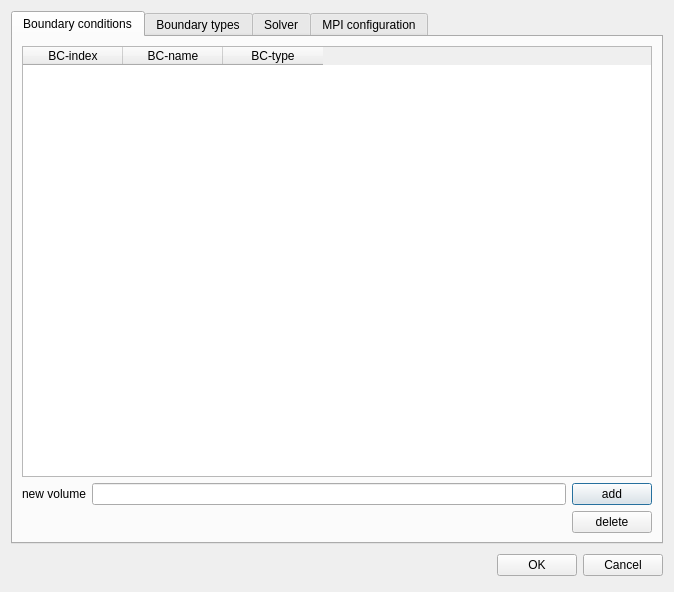
<?xml version="1.0" encoding="UTF-8"?>
<ui version="4.0">
 <class>GuiEditBoundaryConditions</class>
 <widget class="QDialog" name="GuiEditBoundaryConditions">
  <property name="windowModality">
   <enum>Qt::NonModal</enum>
  </property>
  <property name="geometry">
   <rect>
    <x>0</x>
    <y>0</y>
    <width>674</width>
    <height>592</height>
   </rect>
  </property>
  <property name="windowTitle">
   <string>edit boundary conditions</string>
  </property>
  <property name="windowIcon">
   <iconset resource="engrid.qrc">
    <normaloff>:/icons/resources/icons/G.png</normaloff>:/icons/resources/icons/G.png</iconset>
  </property>
  <layout class="QVBoxLayout" name="verticalLayout">
   <item>
    <widget class="QTabWidget" name="tabWidget">
     <property name="currentIndex">
      <number>0</number>
     </property>
     <widget class="QWidget" name="tab_BoundaryConditions">
      <attribute name="title">
       <string>Boundary conditions</string>
      </attribute>
      <layout class="QVBoxLayout" name="verticalLayout_2">
       <item>
        <widget class="QTableWidget" name="T">
         <column>
          <property name="text">
           <string>BC-index</string>
          </property>
         </column>
         <column>
          <property name="text">
           <string>BC-name</string>
          </property>
         </column>
         <column>
          <property name="text">
           <string>BC-type</string>
          </property>
         </column>
        </widget>
       </item>
       <item>
        <layout class="QGridLayout" name="gridLayout">
         <item row="0" column="0">
          <widget class="QLabel" name="label">
           <property name="text">
            <string>new volume</string>
           </property>
          </widget>
         </item>
         <item row="0" column="1">
          <widget class="QLineEdit" name="lineEditVolume"/>
         </item>
         <item row="0" column="2">
          <widget class="QPushButton" name="pushButtonAdd">
           <property name="text">
            <string>add</string>
           </property>
          </widget>
         </item>
         <item row="1" column="2">
          <widget class="QPushButton" name="pushButtonDelete">
           <property name="text">
            <string>delete</string>
           </property>
          </widget>
         </item>
        </layout>
       </item>
      </layout>
     </widget>
     <widget class="QWidget" name="tab_BoundaryTypes">
      <attribute name="title">
       <string>Boundary types</string>
      </attribute>
      <layout class="QVBoxLayout" name="verticalLayout_4">
       <item>
        <layout class="QGridLayout" name="gridLayout_5">
         <item row="1" column="2" rowspan="2">
          <widget class="QGroupBox" name="groupBox_2">
           <property name="sizePolicy">
            <sizepolicy hsizetype="Preferred" vsizetype="Expanding">
             <horstretch>0</horstretch>
             <verstretch>0</verstretch>
            </sizepolicy>
           </property>
           <property name="title">
            <string>parameters</string>
           </property>
           <layout class="QVBoxLayout" name="verticalLayout_3">
            <item>
             <widget class="QTableWidget" name="tableWidgetPBC">
              <column>
               <property name="text">
                <string>name</string>
               </property>
              </column>
              <column>
               <property name="text">
                <string>value</string>
               </property>
              </column>
             </widget>
            </item>
           </layout>
          </widget>
         </item>
         <item row="0" column="2">
          <widget class="QGroupBox" name="groupBox">
           <property name="title">
            <string>manage boundary conditions</string>
           </property>
           <layout class="QGridLayout" name="gridLayout_6">
            <item row="1" column="2">
             <widget class="QPushButton" name="pushButtonAddBoundaryType">
              <property name="text">
               <string>Add</string>
              </property>
             </widget>
            </item>
            <item row="1" column="1">
             <widget class="QComboBox" name="comboBoxBoundaryType">
              <item>
               <property name="text">
                <string>wall</string>
               </property>
              </item>
              <item>
               <property name="text">
                <string>inviscid wall</string>
               </property>
              </item>
              <item>
               <property name="text">
                <string>inlet</string>
               </property>
              </item>
              <item>
               <property name="text">
                <string>outlet</string>
               </property>
              </item>
              <item>
               <property name="text">
                <string>symmetry</string>
               </property>
              </item>
             </widget>
            </item>
            <item row="3" column="0" colspan="3">
             <widget class="QListWidget" name="listWidgetBoundaryType">
              <property name="sizePolicy">
               <sizepolicy hsizetype="Expanding" vsizetype="Expanding">
                <horstretch>0</horstretch>
                <verstretch>0</verstretch>
               </sizepolicy>
              </property>
             </widget>
            </item>
            <item row="4" column="2">
             <widget class="QPushButton" name="pushButtonDeleteBoundaryType">
              <property name="text">
               <string>Delete</string>
              </property>
             </widget>
            </item>
            <item row="1" column="0">
             <widget class="QLineEdit" name="lineEditBoundaryType"/>
            </item>
           </layout>
          </widget>
         </item>
        </layout>
       </item>
      </layout>
     </widget>
     <widget class="QWidget" name="tab_Solver">
      <attribute name="title">
       <string>Solver</string>
      </attribute>
      <layout class="QGridLayout" name="gridLayout_2">
       <item row="1" column="0" colspan="2">
        <layout class="QVBoxLayout" name="verticalLayout_Solver"/>
       </item>
      </layout>
     </widget>
     <widget class="QWidget" name="tab">
      <attribute name="title">
       <string>MPI configuration</string>
      </attribute>
      <layout class="QGridLayout" name="gridLayout_4">
       <item row="0" column="0" rowspan="5">
        <widget class="QTableWidget" name="tableWidget_Processes">
         <column>
          <property name="text">
           <string>Host</string>
          </property>
         </column>
         <column>
          <property name="text">
           <string>Weight</string>
          </property>
         </column>
        </widget>
       </item>
       <item row="0" column="1">
        <widget class="QPushButton" name="pushButton_AddProcess">
         <property name="text">
          <string>Add</string>
         </property>
        </widget>
       </item>
       <item row="1" column="1">
        <widget class="QPushButton" name="pushButton_RemoveProcess">
         <property name="text">
          <string>Remove</string>
         </property>
        </widget>
       </item>
       <item row="2" column="1">
        <widget class="QPushButton" name="pushButton_ImportHostFile">
         <property name="text">
          <string>Import hostfile...</string>
         </property>
        </widget>
       </item>
       <item row="3" column="1">
        <widget class="QPushButton" name="pushButton_ExportHostFile">
         <property name="text">
          <string>Export hostfile...</string>
         </property>
        </widget>
       </item>
      </layout>
     </widget>
    </widget>
   </item>
   <item>
    <layout class="QHBoxLayout">
     <property name="spacing">
      <number>6</number>
     </property>
     <property name="margin">
      <number>0</number>
     </property>
     <item>
      <spacer name="spacer">
       <property name="orientation">
        <enum>Qt::Horizontal</enum>
       </property>
       <property name="sizeHint" stdset="0">
        <size>
         <width>534</width>
         <height>31</height>
        </size>
       </property>
      </spacer>
     </item>
     <item>
      <widget class="QPushButton" name="okButton">
       <property name="text">
        <string>OK</string>
       </property>
      </widget>
     </item>
     <item>
      <widget class="QPushButton" name="cancelButton">
       <property name="text">
        <string>Cancel</string>
       </property>
      </widget>
     </item>
    </layout>
   </item>
  </layout>
 </widget>
 <resources>
  <include location="engrid.qrc"/>
 </resources>
 <connections>
  <connection>
   <sender>okButton</sender>
   <signal>clicked()</signal>
   <receiver>GuiEditBoundaryConditions</receiver>
   <slot>accept()</slot>
   <hints>
    <hint type="sourcelabel">
     <x>278</x>
     <y>253</y>
    </hint>
    <hint type="destinationlabel">
     <x>96</x>
     <y>254</y>
    </hint>
   </hints>
  </connection>
  <connection>
   <sender>cancelButton</sender>
   <signal>clicked()</signal>
   <receiver>GuiEditBoundaryConditions</receiver>
   <slot>reject()</slot>
   <hints>
    <hint type="sourcelabel">
     <x>369</x>
     <y>253</y>
    </hint>
    <hint type="destinationlabel">
     <x>179</x>
     <y>282</y>
    </hint>
   </hints>
  </connection>
 </connections>
</ui>
